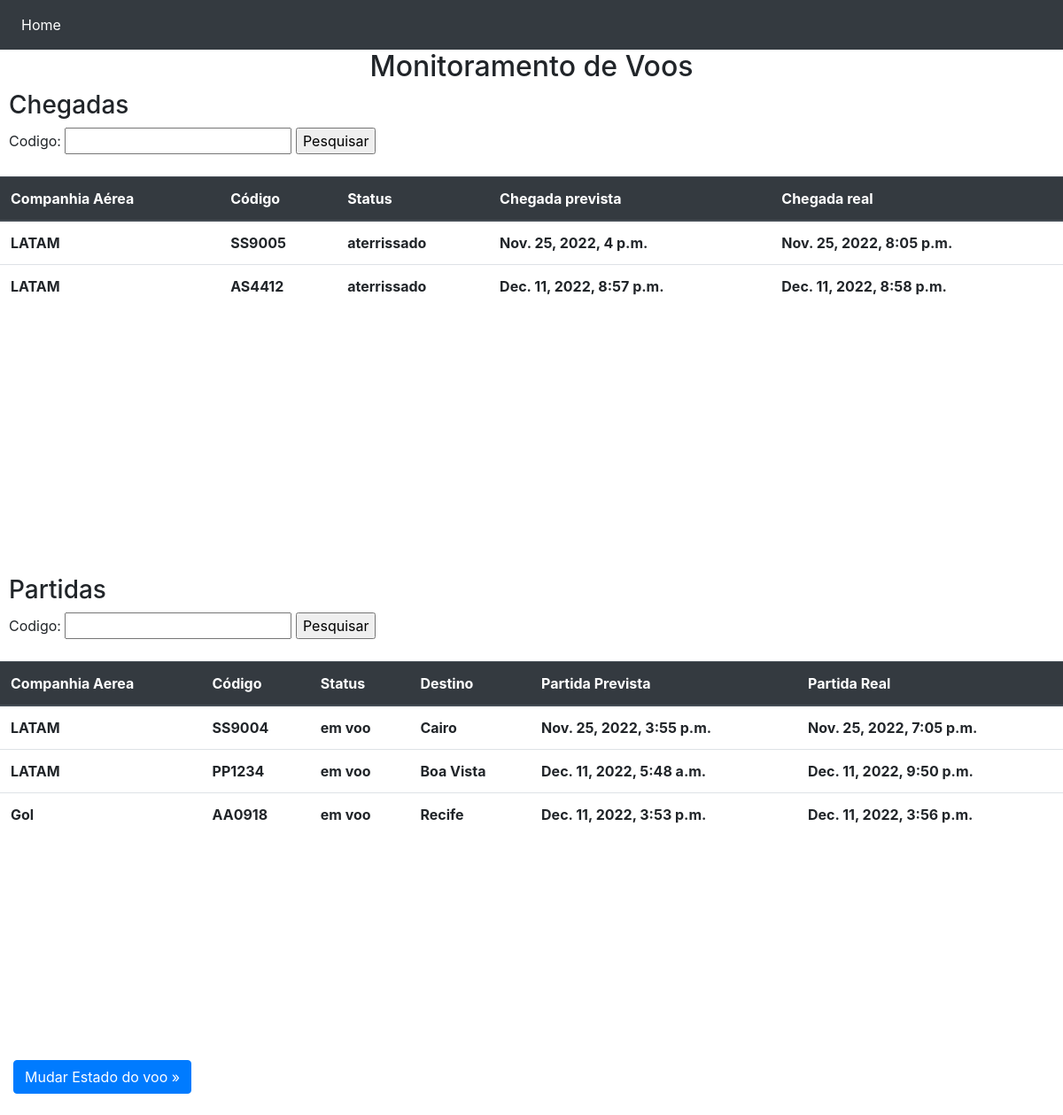
Page /monitoramento/ on the committed database.
### monitoramento/models.py (models this page shows)
class Voos(models.Model):
    STATUS_CHOICES = (
        ('embarcando', 'embarcando'),
        ('cancelado', 'cancelado'),
        ('programado', 'programado'),
        ('taxiando', 'taxiando'),
        ('pronto', 'pronto'),
        ('autorizado', 'autorizado'),
        ('em voo', 'em voo'),
        ('aterrissado', 'aterrissado'),
    )
    companhia_aerea = models.CharField(max_length=100, blank=False)
    codigo = models.CharField(max_length=6, blank=False)  # codigo precisa ser 2 letras e 4 números (XX1111)
    status = models.CharField(max_length=20, choices=STATUS_CHOICES, blank=True, null=True)
    origem = models.CharField(max_length=100, blank=False)
    destino = models.CharField(max_length=100, blank=False)
    partida_prevista = models.DateTimeField(blank=False)
    chegada_prevista = models.DateTimeField(blank=False)
    partida_real = models.DateTimeField(blank=True, null=True)
    chegada_real = models.DateTimeField(blank=True, null=True)
    class Meta:
        db_table = 'voos'

### monitoramento/views.py (the view)
# urls.py: path('monitoramento/', views.monitoramento, name='monitoramento'),
def monitoramento(request):
    voos_qs = Voos.objects.all()
    voos_filter = VoosFilterMonitoramento(request.GET, queryset=voos_qs)
    voos_qs = voos_filter.qs
    obj = None
    error = None
    context = {
        'voos_filter': voos_filter,
        'voos_qs': voos_qs,
        'obj': obj,
        'error': '' if error is None else error,
    }
    return render(request, 'monitoramento.html', context)

### template/monitoramento.html (shortened to what this page needs)
{% load static %}
<!DOCTYPE html>
<html lang="en">
  <head>
    <link rel="stylesheet" href="{% static 'projeto/home.css'%}" />
    <link rel="stylesheet" href="https://cdn.jsdelivr.net/npm/bootstrap@4.6.1/dist/css/bootstrap.min.css">
  </head>
  <body>
    <nav class="navbar navbar-expand-md navbar-dark fixed-top bg-dark">
      <div class="collapse navbar-collapse" id="navbarsExampleDefault">
        <ul class="navbar-nav mr-auto">
          <li class="nav-item active">
            <a class="nav-link" href="{% url 'home' %}"
              >Home <span class="sr-only">(current)</span></a
            >
          </li>
        </ul>
      </div>
    </nav>
    <h2 style="text-align: center">Monitoramento de Voos</h2>
    <h3 style="padding-left:10px">Chegadas</h3>
    <div>
      <form style="padding-left:10px" method="get">
        {{ voos_filter.form }}
        <input type="submit" value="Pesquisar"/>
      </form>
      <div id="table-wrapper">
        <div id="table-scroll">
          <table class="table">
            <thead class="thead-dark">
              <tr>
                <th>Companhia Aérea</th>
                <th>Código</th>
                <th>Status</th>
                <th>Chegada prevista</th>
                <th>Chegada real</th>
              </tr>
            </thead>
            <tbody>
              {% for voo in voos_qs %}
                {% if voo.destino == "São Paulo" %}
                <tr>
                  <th>{{voo.companhia_aerea}}</th>
                  <th>{{voo.codigo}}</th>
                  <th>{{voo.status}}</th>
                  <th>{{voo.chegada_prevista}}</th>
                  <th>{{voo.chegada_real}}</th>
                </tr>
                {% endif %}
              {% endfor %}
            </tbody>
          </table>
        </div>
      </div>
      <h3 style="padding-left:10px">Partidas</h3>
      <div>
        <form style="padding-left:10px" method="get">
          {{ voos_filter.form }}
          <input type="submit" value="Pesquisar"/>
        </form>
        <div id="table-wrapper">
          <div id="table-scroll">
            <table class="table">
              <thead class="thead-dark">
                <tr>
                  <th>Companhia Aerea</th>
                  <th>Código</th>
                  <th>Status</th>
                  <th>Destino</th>
                  <th>Partida Prevista</th>
                  <th>Partida Real</th>
                </tr>
              </thead>
              <tbody>
                {% for voo in voos_qs %}
                  {% if voo.origem == "São Paulo" %}
                  <tr>
                    <th>{{voo.companhia_aerea}}</th>
                    <th>{{voo.codigo}}</th>
                    <th>{{voo.status}}</th>
                    <th>{{voo.destino}}</th>
                    <th>{{voo.partida_prevista}}</th>
                    <th>{{voo.partida_real}}</th>
                  </tr>
                  {% endif %}
                {% endfor %}
              </tbody>
            </table>
          </div>
        </div>
    </div>
    <div class="col-md-6">
      <a class="btn btn-primary" href="{% url 'estado' %}" role="button"> Mudar Estado do voo &raquo; </a>
    </div>
    <br/>
  </body>
</html>

### template/monitoramento.html (style rules this page uses)
#table-wrapper { position:relative; }
#table-scroll { height:450px; overflow:auto; margin-top:20px; }
#table-wrapper table { width:100%; }

### rows in the picture
Voos: companhia_aerea "LATAM", codigo "SS9005", status "aterrissado", chegada_prevista "Nov. 25, 2022, 4 p.m.", chegada_real "Nov. 25, 2022, 8:05 p.m."
Voos: companhia_aerea "LATAM", codigo "AS4412", status "aterrissado", chegada_prevista "Dec. 11, 2022, 8:57 p.m.", chegada_real "Dec. 11, 2022, 8:58 p.m."
Voos: companhia_aerea "LATAM", codigo "SS9004", status "em voo", destino "Cairo", partida_prevista "Nov. 25, 2022, 3:55 p.m.", partida_real "Nov. 25, 2022, 7:05 p.m."
Voos: companhia_aerea "LATAM", codigo "PP1234", status "em voo", destino "Boa Vista", partida_prevista "Dec. 11, 2022, 5:48 a.m.", partida_real "Dec. 11, 2022, 9:50 p.m."
Voos: companhia_aerea "Gol", codigo "AA0918", status "em voo", destino "Recife", partida_prevista "Dec. 11, 2022, 3:53 p.m.", partida_real "Dec. 11, 2022, 3:56 p.m."
